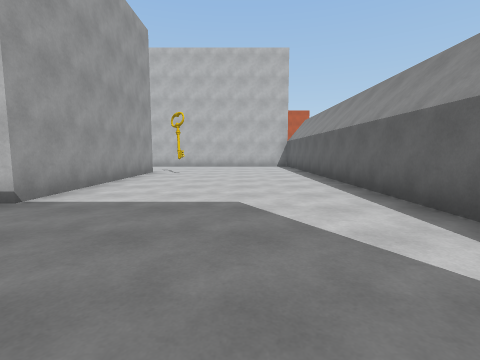
View 1 (above)

24 first-person views from a walk through a 3-D level made in the Unity game engine. The camera is 1.3 m above the floor, tilts 6° down and sees 85° across. The floor is counted in squares, 2 m on a side. Each view is taken from the middle of a square. On the plan, view 1 faces up. The plan holds only what a view shows up to about 9 squares ahead; the rest is blank. The place goes on beyond the plan. The player character is not drawn. Surface patterns are stand-ins for the level's own textures.

View 2
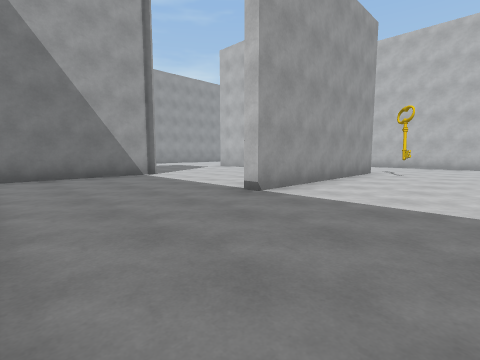

View 3
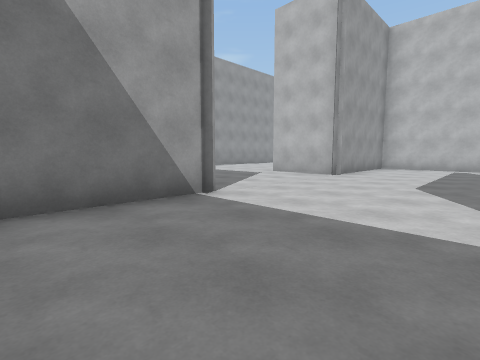

View 4
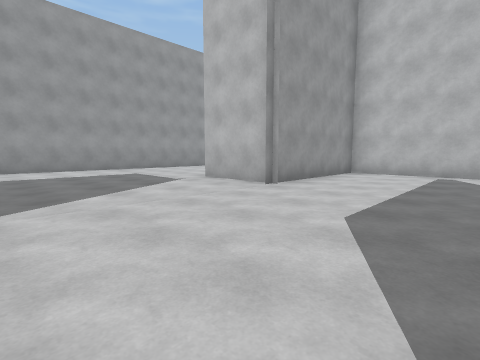

View 5
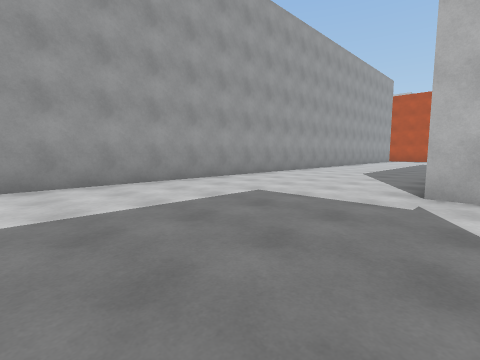

View 6
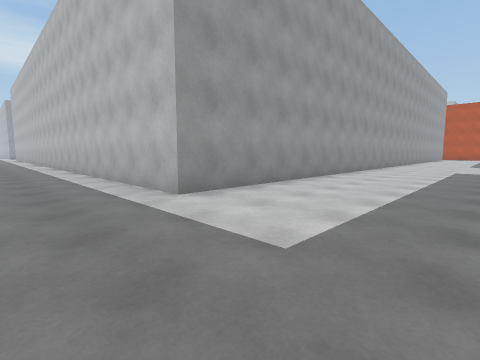

View 7
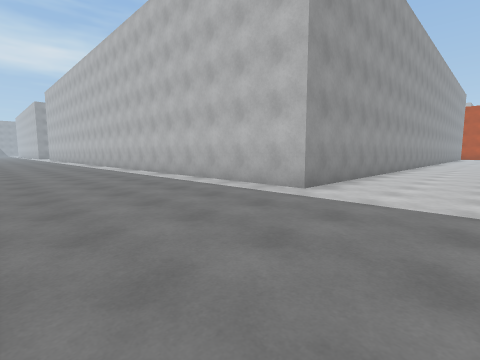

View 8
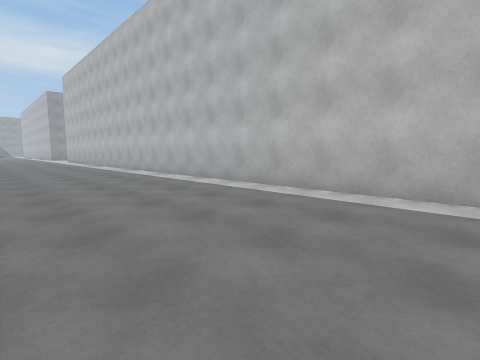

View 9
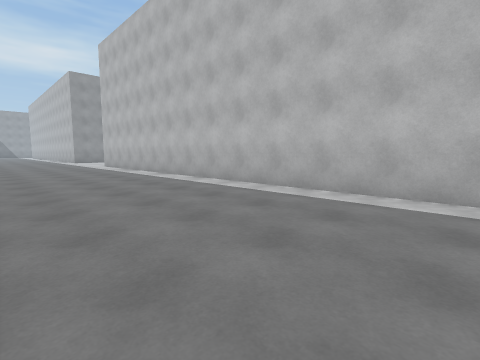

View 10
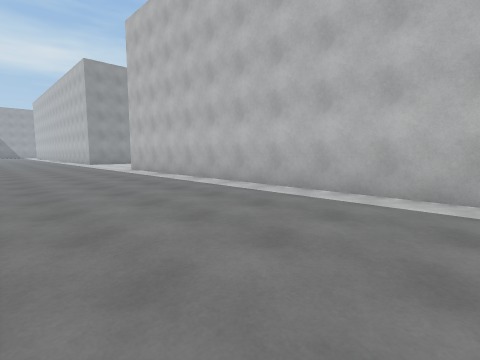

View 11
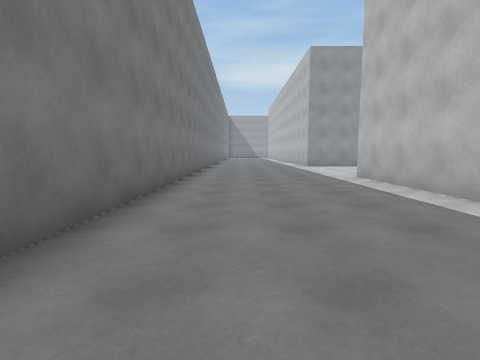

View 12
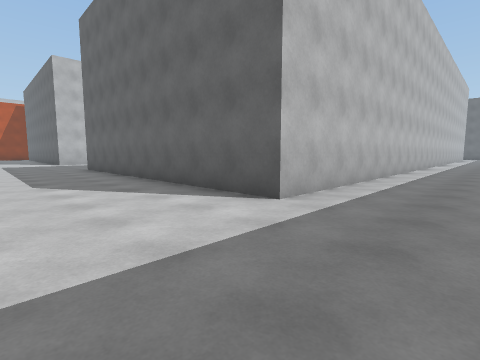

View 13
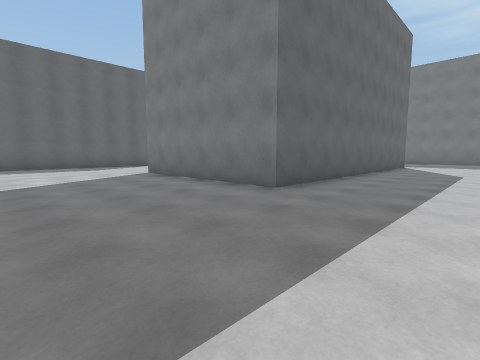

View 14
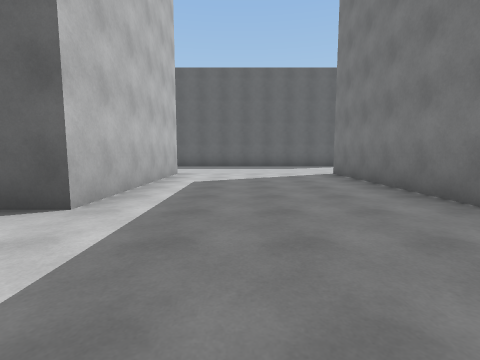

View 15
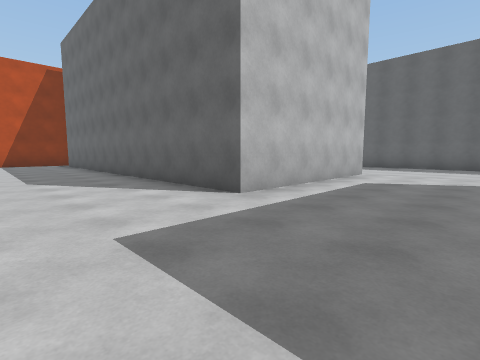

View 16
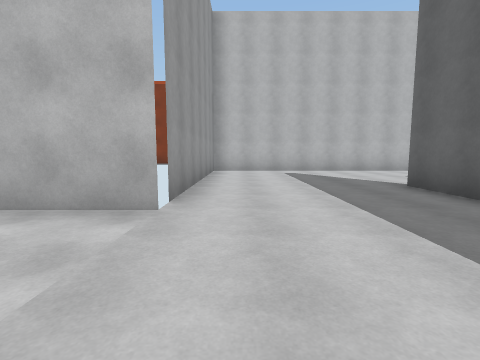

View 17
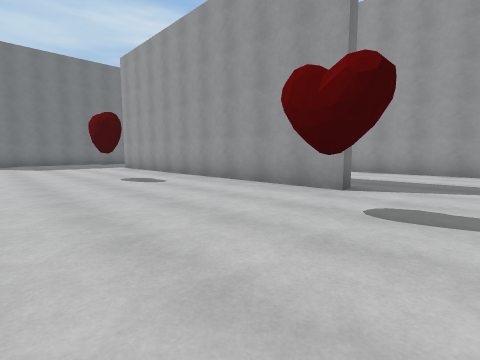

View 18
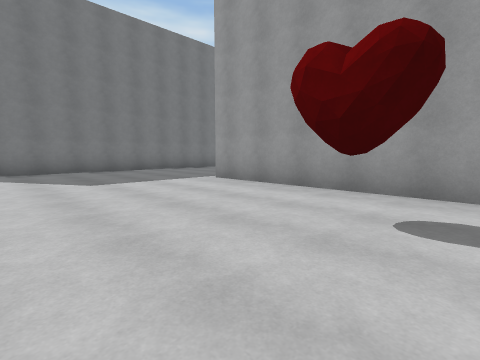

View 19
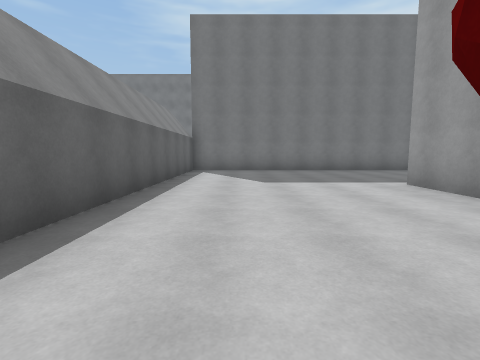

View 20
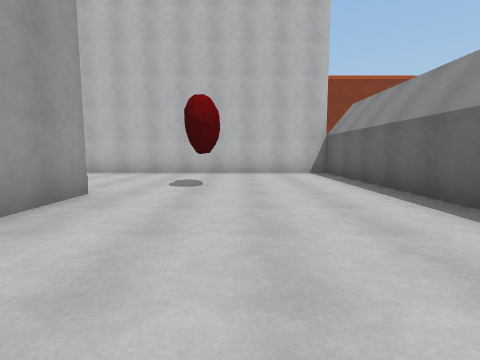

View 21
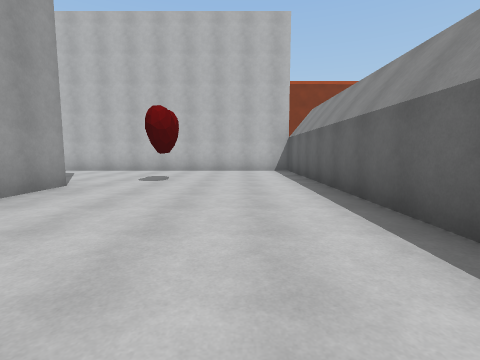

View 22
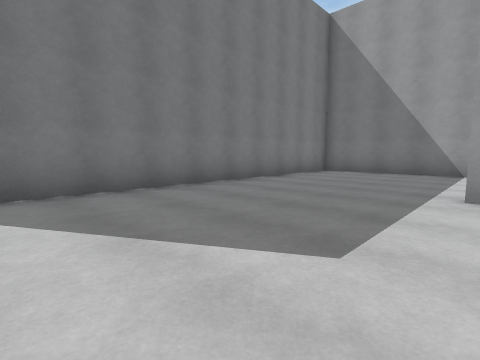

View 23
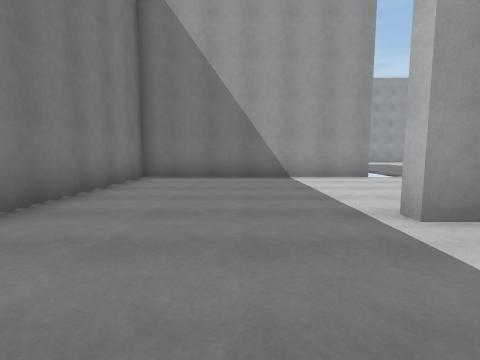

View 24
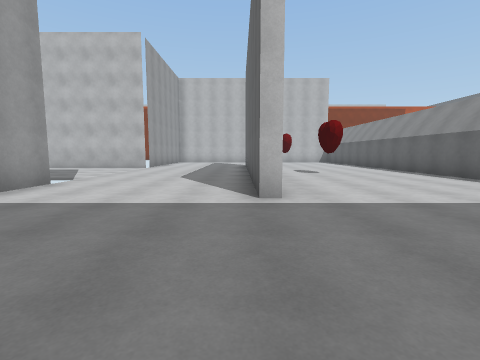

### Floor plan
Points are (right, up) in squares from view 1. A wall is a line through its corners. A room is listed if a view was taken in it or the views show most of it. See-through windows are left out.
Room 1 (views 1, 2, 3, 4, 5, 6, 7, 8, 9, 10, 11, 12, 13, 14, 15, 16, 17, 18, 19, 20, 21, 22, 23, 24)
walls: (-28.7, 5.6) (-28.7, 10.9); (-23.3, 2) (-23.3, 19.4) (-31, 19.4); (-28.7, 13.5) (-28.7, 15.1); (-32.9, 7.5) (-32.9, 1.4) (-24.1, 1.4); (-28.4, 15.1) (-28.4, 5.6); (-14.5, 11.4) (-14.5, -0.8) (-38.1, -0.8) (-38.1, 8.1) (-32.9, 8.1); (-32.9, 12.9) (-38.1, 12.9) (-38.1, 19.9); (-32.9, 18.9) (-32.9, 13.4); (-7.2, 8.4) (-9.8, 8.4); (-7.4, 3.9) (-7.4, 0.2); (-40, -5.5) (-32.5, -5.5); (-4.4, 12.5) (-7.4, 12.5) (-7.4, 8.1); (-2.9, 8.8) (-2.9, 3.2); (2.3, 2.4) (2.3, 9)
objects: key (-2, 8)

Where each view was taken, in squares from view 1:
view 1: 0 up, 0 right, facing up
view 2: 0 up, 0 right, facing up-left
view 3: 1 up, 4 left, facing up-left
view 4: 4 up, 4 left, facing up-left
view 5: 4 up, 9 left, facing up-left
view 6: 3 down, 11 left, facing up-left
view 7: 5 down, 12 left, facing up-left
view 8: 5 down, 18 left, facing up-left
view 9: 5 down, 25 left, facing up-left
view 10: 5 down, 28 left, facing up-left
view 11: 4 down, 31 left, facing left
view 12: 3 down, 41 left, facing up-right
view 13: 12 up, 41 left, facing down-right
view 14: 11 up, 41 left, facing right
view 15: 10 up, 41 left, facing up-right
view 16: 10 up, 32 left, facing up
view 17: 17 up, 24 left, facing down-left
view 18: 11 up, 24 left, facing down-left
view 19: 11 up, 25 left, facing down
view 20: 11 up, 26 left, facing up
view 21: 10 up, 25 left, facing up
view 22: 6 up, 24 left, facing down-left
view 23: 4 up, 26 left, facing left
view 24: 2 up, 29 left, facing up
